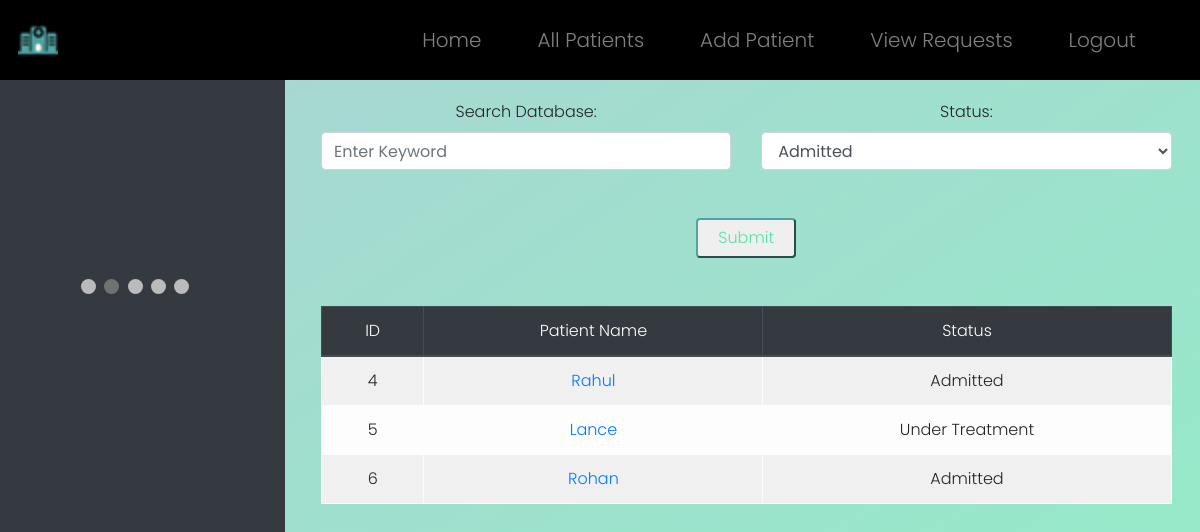
Screenshot of /dashboard (signed in) with the database file from the repository.
### WebApp/models.py (models this page shows)
class Patient(models.Model):
    patient_id = models.AutoField(primary_key=True)
    name  = models.CharField(max_length=64)
    age = models.IntegerField()
    gender = models.CharField(max_length=64)
    address = models.TextField()
    phone = models.CharField(max_length=64)
    email = models.CharField(max_length=64)
    date = models.CharField(max_length=64)
    symptoms = models.TextField()
    health_det = models.TextField()
    emg_phone = models.CharField(max_length=64)
    bed = models.CharField(max_length=64)
    venti = models.CharField(max_length=64)
    status = models.CharField(max_length=64)
    condi = models.CharField(max_length=64)
    notes = models.TextField()

### WebApp/views.py (the view)
# urls.py: path("dashboard", views.dashboard, name="dashboard"),
def dashboard(request):
    if request.method == "POST":
        sp=request.POST["sp"]
        status=request.POST["status"]
        fil=Patient.objects.filter(status=status)
        if sp!="":
            fil=fil.filter(name=sp)
        if fil:
            return render(request, "WebApp/dashboard.html", {"patients": fil})
        else:
            return render(request, "WebApp/dashboard.html", {"patients": None})
    else:
        pat=Patient.objects.all()
        if pat:
            return render(request, "WebApp/dashboard.html", {"patients": pat})
        else:
            return render(request, "WebApp/dashboard.html", {"patients": None})

### WebApp/templates/WebApp/dashboard.html (shortened to what this page needs)
{% extends "WebApp/layout.html" %}
{% load static %}
{% block body %}
<div class="row">
	<div class="col-3 abtimg">
		<div class="slideshow-container">
            </div>
            <br>
            <div style="text-align:center">
              <span class="dot"></span>
              <span class="dot"></span>
              <span class="dot"></span>
              <span class="dot"></span>
              <span class="dot"></span>
            </div>
	</div>
	<div class="col-9 dash">
		<center>
            <form action="{% url 'dashboard' %}" method="post">
                <div class=row>
                    <div class=col>
                        <label>Search Database:</label>
                        <input class="form-control intinp inp" type="text" placeholder="Enter Keyword" name="sp"/>
                    </div>
                    <div class=col>
                        <label>Status:</label>
                        <select class="form-control inp" name="status">
                            <option value="Admitted">Admitted</option>
                        </select>
                    </div>
                </div>
                <br><br>
                <center><button type="submit" id="log-button">Submit</button></center>
                <br><br>
            </form>
			{% if patients == None %}
				<h2 style="font-weight: 900;">No Patients Found...</h2>
			{% else %}
			<table class="table table-striped table-light table-bordered" style="text-align: center;">
				<thead class="thead-dark">
					<tr>
						<th scope="col" id="rank" class=head>ID</th>
						<th scope="col" class=head>Patient Name</th>
						<th scope="col" class=head>Status</th>
					</tr>
				</thead>
				<tbody>
					{% for patient in patients %}
						<tr>
							<th scope="row">{{ patient.patient_id }}</th>
							<td><a href="{% url 'indipatient' id=patient.patient_id %}">{{ patient.name }}</a></td>
							<td>{{ patient.status }}</td>
						</tr>
					{% endfor %}
				</tbody>
			</table>
			{% endif %}
		</center>
	</div>
</div>
{% endblock %}

### WebApp/static/WebApp/style.css (style rules this page uses)
* { box-sizing: border-box; margin: 0; padding: 0; font-weight: 300; }
body { font-family: poppins; }
#log-button { height: 40px; width: 100px; border-radius: 4px; border-color: #50a3a2; color: #53e3a6; }
.abtimg { margin-top: -150px; background-color: #343a40; height: 150vh; position: fixed; overflow: hidden; }
.dash { margin-top: 100px; margin-left: 25vw; padding-right: 3vw; padding-left: 3vw; overflow-x: hidden; overflow-y: auto }
.slideshow-container { max-width: 1000px; position: relative; margin: auto; }
.dot { height: 15px; width: 15px; margin: 0 2px; background-color: #bbb; border-radius: 50%; display: inline-block; transition: background-color 0.6s ease; }
.active { background-color: #717171; }

### rows the page displays
Patient: patient_id "4", name "Rahul", status "Admitted"
Patient: patient_id "5", name "Lance", status "Under Treatment"
Patient: patient_id "6", name "Rohan", status "Admitted"
